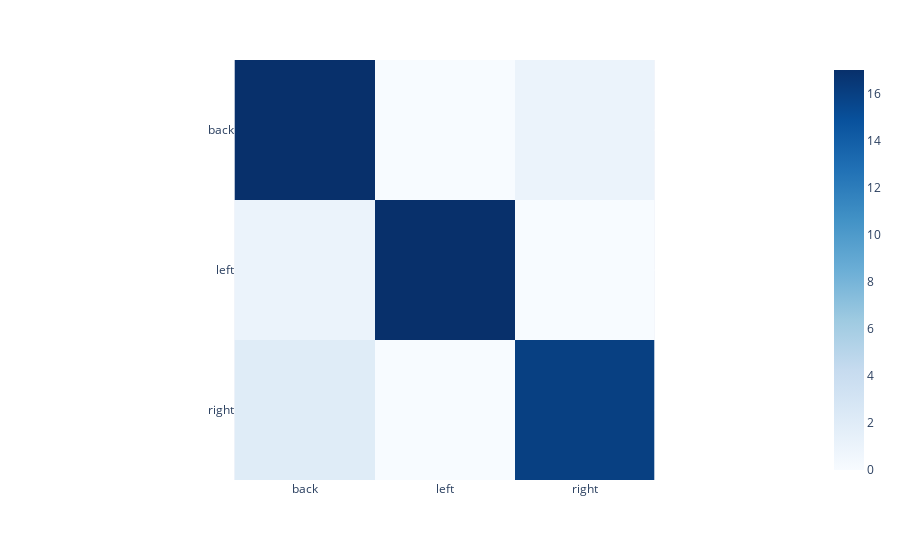

Notebook code for this chart:
### Code cell
preds = model.predict(X_test)
preds = np.argmax(preds, axis=1)
y_test_max = np.argmax(y_test, axis=1)
# Create a confusion matrix
confusion_matrix = tf.math.confusion_matrix(labels=y_test_max, predictions=preds).numpy()
# Create a dataframe from the confusion matrix
confusion_matrix = pd.DataFrame(confusion_matrix, index=['back', 'left', 'right'], columns=['back', 'left', 'right'])
# Plot the confusion matrix
px.imshow(confusion_matrix, color_continuous_scale='Blues')

### Figure 1 — Plotly figure (JSON) as saved in the notebook; plotly's stock layout.template omitted (floating-point values rounded to 4 significant figures)
{"data": [{"coloraxis": "coloraxis", "hovertemplate": "x: %{x}<br>y: %{y}<br>color: %{z}<extra></extra>", "name": "0", "type": "heatmap", "x": ["back", "left", "right"], "xaxis": "x", "y": ["back", "left", "right"], "yaxis": "y", "z": [[17, 0, 1], [1, 17, 0], [2, 0, 16]]}], "layout": {"coloraxis": {"colorscale": [[0, "rgb(247,251,255)"], [0.125, "rgb(222,235,247)"], [0.25, "rgb(198,219,239)"], [0.375, "rgb(158,202,225)"], [0.5, "rgb(107,174,214)"], [0.625, "rgb(66,146,198)"], [0.75, "rgb(33,113,181)"], [0.875, "rgb(8,81,156)"], [1, "rgb(8,48,107)"]]}, "margin": {"t": 60}, "xaxis": {"anchor": "y", "constrain": "domain", "domain": [0, 1], "scaleanchor": "y"}, "yaxis": {"anchor": "x", "autorange": "reversed", "constrain": "domain", "domain": [0, 1]}}}
